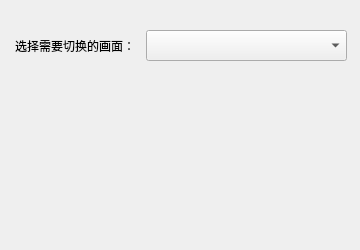
<?xml version="1.0" encoding="UTF-8"?>
<ui version="4.0">
 <class>SwitchGraphPageForm</class>
 <widget class="QWidget" name="SwitchGraphPageForm">
  <property name="geometry">
   <rect>
    <x>0</x>
    <y>0</y>
    <width>360</width>
    <height>250</height>
   </rect>
  </property>
  <property name="windowTitle">
   <string>Form</string>
  </property>
  <widget class="QLabel" name="label">
   <property name="geometry">
    <rect>
     <x>15</x>
     <y>30</y>
     <width>131</width>
     <height>31</height>
    </rect>
   </property>
   <property name="text">
    <string>选择需要切换的画面：</string>
   </property>
  </widget>
  <widget class="QComboBox" name="cboSelectPage">
   <property name="geometry">
    <rect>
     <x>146</x>
     <y>30</y>
     <width>201</width>
     <height>31</height>
    </rect>
   </property>
  </widget>
 </widget>
 <resources/>
 <connections/>
</ui>
